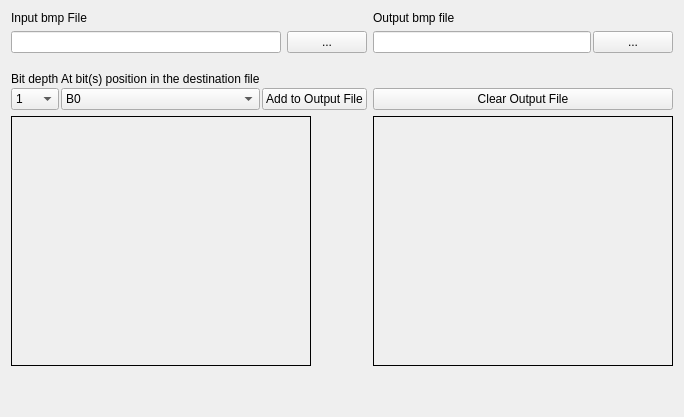
                <widget class="QWidget" name="tab_Create_Splash">
                 <attribute name="title">
                  <string>Create Images</string>
                 </attribute>
                 <layout class="QGridLayout" name="gridLayout_6">
                  <item row="0" column="0">
                   <widget class="QLabel" name="label_CreaImgInputBMPFileName">
                    <property name="sizePolicy">
                     <sizepolicy hsizetype="Preferred" vsizetype="Fixed">
                      <horstretch>0</horstretch>
                      <verstretch>0</verstretch>
                     </sizepolicy>
                    </property>
                    <property name="text">
                     <string>Input bmp File</string>
                    </property>
                   </widget>
                  </item>
                  <item row="4" column="0">
                   <spacer name="verticalSpacer_13">
                    <property name="orientation">
                     <enum>Qt::Vertical</enum>
                    </property>
                    <property name="sizeType">
                     <enum>QSizePolicy::MinimumExpanding</enum>
                    </property>
                    <property name="sizeHint" stdset="0">
                     <size>
                      <width>20</width>
                      <height>0</height>
                     </size>
                    </property>
                   </spacer>
                  </item>
                  <item row="4" column="1">
                   <spacer name="verticalSpacer_17">
                    <property name="orientation">
                     <enum>Qt::Vertical</enum>
                    </property>
                    <property name="sizeHint" stdset="0">
                     <size>
                      <width>20</width>
                      <height>40</height>
                     </size>
                    </property>
                   </spacer>
                  </item>
                  <item row="3" column="0">
                   <widget class="QLabel" name="label_CreaImgInputBMPFileImgPreview">
                    <property name="minimumSize">
                     <size>
                      <width>300</width>
                      <height>250</height>
                     </size>
                    </property>
                    <property name="maximumSize">
                     <size>
                      <width>300</width>
                      <height>250</height>
                     </size>
                    </property>
                    <property name="frameShape">
                     <enum>QFrame::Box</enum>
                    </property>
                    <property name="text">
                     <string/>
                    </property>
                    <property name="alignment">
                     <set>Qt::AlignLeading|Qt::AlignLeft|Qt::AlignVCenter</set>
                    </property>
                   </widget>
                  </item>
                  <item row="3" column="1">
                   <widget class="QLabel" name="label_CreaImgOutImgPreview">
                    <property name="minimumSize">
                     <size>
                      <width>300</width>
                      <height>250</height>
                     </size>
                    </property>
                    <property name="maximumSize">
                     <size>
                      <width>300</width>
                      <height>250</height>
                     </size>
                    </property>
                    <property name="frameShape">
                     <enum>QFrame::Box</enum>
                    </property>
                    <property name="text">
                     <string/>
                    </property>
                   </widget>
                  </item>
                  <item row="2" column="1">
                   <layout class="QGridLayout" name="gridLayout_2">
                    <item row="0" column="0">
                     <spacer name="verticalSpacer_3">
                      <property name="orientation">
                       <enum>Qt::Vertical</enum>
                      </property>
                      <property name="sizeType">
                       <enum>QSizePolicy::MinimumExpanding</enum>
                      </property>
                      <property name="sizeHint" stdset="0">
                       <size>
                        <width>20</width>
                        <height>0</height>
                       </size>
                      </property>
                     </spacer>
                    </item>
                    <item row="1" column="0">
                     <widget class="QPushButton" name="pushButton_CreaImgClearOutFileContents">
                      <property name="text">
                       <string>Clear Output File</string>
                      </property>
                     </widget>
                    </item>
                   </layout>
                  </item>
                  <item row="0" column="1">
                   <widget class="QLabel" name="label_CreaImgOutputBMPFileName">
                    <property name="text">
                     <string>Output bmp file</string>
                    </property>
                   </widget>
                  </item>
                  <item row="1" column="0">
                   <layout class="QHBoxLayout" name="horizontalLayout_19" stretch="0,0">
                    <item>
                     <widget class="QLineEdit" name="lineEdit_CreaImgInputBmpFileName">
                      <property name="sizePolicy">
                       <sizepolicy hsizetype="MinimumExpanding" vsizetype="Fixed">
                        <horstretch>0</horstretch>
                        <verstretch>0</verstretch>
                       </sizepolicy>
                      </property>
                      <property name="readOnly">
                       <bool>true</bool>
                      </property>
                     </widget>
                    </item>
                    <item>
                     <widget class="QPushButton" name="pushButton_CreaImgSelectBMPFile">
                      <property name="text">
                       <string>...</string>
                      </property>
                     </widget>
                    </item>
                   </layout>
                  </item>
                  <item row="2" column="0">
                   <layout class="QGridLayout" name="gridLayout_29">
                    <property name="spacing">
                     <number>2</number>
                    </property>
                    <item row="1" column="1">
                     <widget class="QLabel" name="label_CreaImgPattPosition">
                      <property name="sizePolicy">
                       <sizepolicy hsizetype="Preferred" vsizetype="Fixed">
                        <horstretch>0</horstretch>
                        <verstretch>0</verstretch>
                       </sizepolicy>
                      </property>
                      <property name="text">
                       <string>At bit(s) position in the destination file</string>
                      </property>
                     </widget>
                    </item>
                    <item row="1" column="0">
                     <widget class="QLabel" name="label_CreaImgBitDepth">
                      <property name="text">
                       <string>Bit depth</string>
                      </property>
                     </widget>
                    </item>
                    <item row="3" column="0">
                     <widget class="QComboBox" name="comboBox_CreaImgFileBitDepth">
                      <item>
                       <property name="text">
                        <string>1</string>
                       </property>
                      </item>
                      <item>
                       <property name="text">
                        <string>2</string>
                       </property>
                      </item>
                      <item>
                       <property name="text">
                        <string>3</string>
                       </property>
                      </item>
                      <item>
                       <property name="text">
                        <string>4</string>
                       </property>
                      </item>
                      <item>
                       <property name="text">
                        <string>5</string>
                       </property>
                      </item>
                      <item>
                       <property name="text">
                        <string>6</string>
                       </property>
                      </item>
                      <item>
                       <property name="text">
                        <string>7</string>
                       </property>
                      </item>
                      <item>
                       <property name="text">
                        <string>8</string>
                       </property>
                      </item>
                     </widget>
                    </item>
                    <item row="3" column="2">
                     <widget class="QPushButton" name="pushButton_CreaImgAddToOutFile">
                      <property name="text">
                       <string>Add to Output File</string>
                      </property>
                     </widget>
                    </item>
                    <item row="3" column="1">
                     <widget class="QComboBox" name="comboBox_CreaImgFilePatPos">
                      <item>
                       <property name="text">
                        <string>B0</string>
                       </property>
                      </item>
                      <item>
                       <property name="text">
                        <string>B1</string>
                       </property>
                      </item>
                      <item>
                       <property name="text">
                        <string>B2</string>
                       </property>
                      </item>
                      <item>
                       <property name="text">
                        <string>B3</string>
                       </property>
                      </item>
                      <item>
                       <property name="text">
                        <string>B4</string>
                       </property>
                      </item>
                      <item>
                       <property name="text">
                        <string>B5</string>
                       </property>
                      </item>
                      <item>
                       <property name="text">
                        <string>B6</string>
                       </property>
                      </item>
                      <item>
                       <property name="text">
                        <string>B7</string>
                       </property>
                      </item>
                      <item>
                       <property name="text">
                        <string>G0</string>
                       </property>
                      </item>
                      <item>
                       <property name="text">
                        <string>G1</string>
                       </property>
                      </item>
                      <item>
                       <property name="text">
                        <string>G2</string>
                       </property>
                      </item>
                      <item>
                       <property name="text">
                        <string>G3</string>
                       </property>
                      </item>
                      <item>
                       <property name="text">
                        <string>G4</string>
                       </property>
                      </item>
                      <item>
                       <property name="text">
                        <string>G5</string>
                       </property>
                      </item>
                      <item>
                       <property name="text">
                        <string>G6</string>
                       </property>
                      </item>
                      <item>
                       <property name="text">
                        <string>G7</string>
                       </property>
                      </item>
                      <item>
                       <property name="text">
                        <string>R0</string>
                       </property>
                      </item>
                      <item>
                       <property name="text">
                        <string>R1</string>
                       </property>
                      </item>
                      <item>
                       <property name="text">
                        <string>R2</string>
                       </property>
                      </item>
                      <item>
                       <property name="text">
                        <string>R3</string>
                       </property>
                      </item>
                      <item>
                       <property name="text">
                        <string>R4</string>
                       </property>
                      </item>
                      <item>
                       <property name="text">
                        <string>R5</string>
                       </property>
                      </item>
                      <item>
                       <property name="text">
                        <string>R6</string>
                       </property>
                      </item>
                      <item>
                       <property name="text">
                        <string>R7</string>
                       </property>
                      </item>
                     </widget>
                    </item>
                    <item row="0" column="0">
                     <spacer name="verticalSpacer_7">
                      <property name="orientation">
                       <enum>Qt::Vertical</enum>
                      </property>
                      <property name="sizeType">
                       <enum>QSizePolicy::MinimumExpanding</enum>
                      </property>
                      <property name="sizeHint" stdset="0">
                       <size>
                        <width>20</width>
                        <height>13</height>
                       </size>
                      </property>
                     </spacer>
                    </item>
                   </layout>
                  </item>
                  <item row="1" column="1">
                   <layout class="QHBoxLayout" name="horizontalLayout_20" stretch="1,0">
                    <property name="spacing">
                     <number>2</number>
                    </property>
                    <item>
                     <widget class="QLineEdit" name="lineEdit_CreaImgOutputBmpFileName">
                      <property name="sizePolicy">
                       <sizepolicy hsizetype="MinimumExpanding" vsizetype="Fixed">
                        <horstretch>0</horstretch>
                        <verstretch>0</verstretch>
                       </sizepolicy>
                      </property>
                     </widget>
                    </item>
                    <item>
                     <widget class="QPushButton" name="pushButton_CreaImgSelectDestFileName">
                      <property name="text">
                       <string>...</string>
                      </property>
                     </widget>
                    </item>
                   </layout>
                  </item>
                 </layout>
                </widget>
